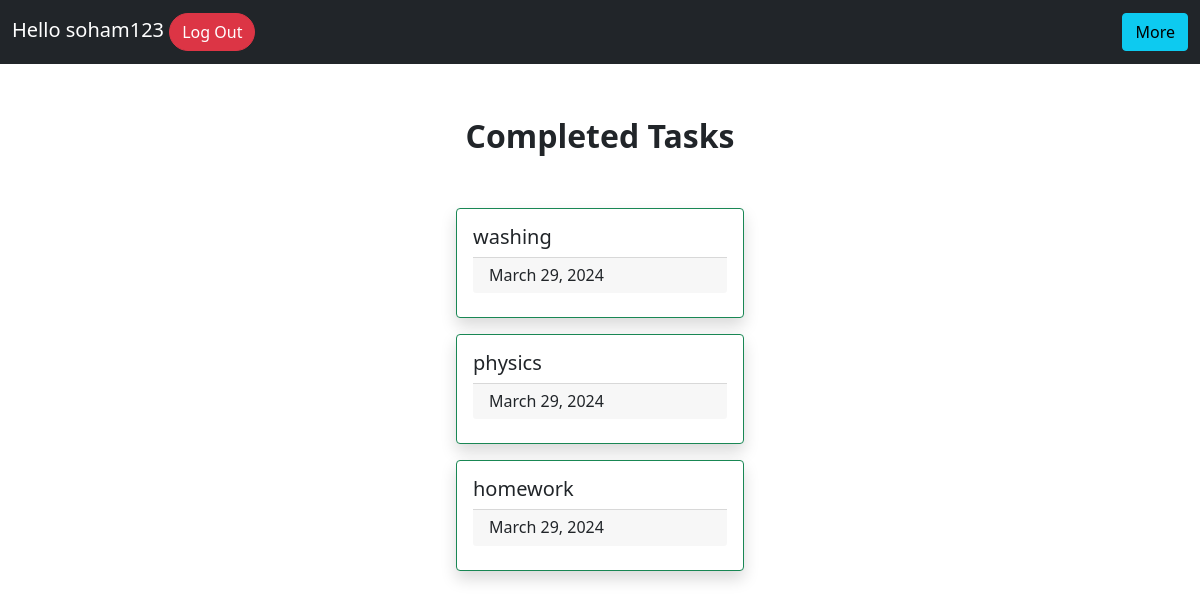
/completed_tasks/2/ (signed in), run on the app's committed database.
### todo_app/models.py (models this page shows, shortened)
class Tasklist(models.Model):
    username=models.ForeignKey(User, on_delete=models.CASCADE)
    title= models.CharField(max_length=200,null=False)
    status=models.CharField(max_length=10,default="Incomplete")
    created_on=models.DateField(auto_now_add=True)

### todo_app/views.py (the view)
# urls.py: path('completed_tasks/<int:pk>/',views.completed_tasks,name="completed_tasks"),
def completed_tasks(request,pk):
    tasks=Tasklist.objects.filter(username=User.objects.get(pk=pk),status="Completed").order_by('-id')
    context={
        'tasks':tasks,
    }
    return render(request,"completed_tasks.html",context)

### templates/completed_tasks.html (shortened to what this page needs)
<!DOCTYPE html>
<html>
    <head>
        <link href="https://cdn.jsdelivr.net/npm/bootstrap@5.0.2/dist/css/bootstrap.min.css" rel="stylesheet">
    </head>
    <body>
        {% include "navbar.html" %}
        <div class="d-flex justify-content-center align-items-center flex-column">
        <div class="fs-2 fw-bold mb-5">Completed Tasks</div>
        {% for task in tasks %}
                <div class="card mb-3 border border-success shadow" style="width: 18rem;">
                    <div class="card-body">
                        <h5 class="card-title">{{task.title}}</h5>
                        <h6 class="card-footer">{{task.created_on}}</h6>
                    </div>
                </div>
                {% endfor %}
            </div>
    </body>
</html>

### templates/navbar.html (shortened to what this page needs)
<nav class="navbar navbar-dark bg-dark mb-5 d-flex">
    <div class="container-fluid d-flex">
      <div class="navbar-brand">Hello {{ user.username }}   <a href="/signout" class="btn btn-danger rounded-pill">Log Out</a></div>
        <div class="dropdown">
            <button class="btn btn-info">More</button>
          </div>
    </div>
</nav>

### templates/navbar.html (style rules this page uses)
.dropdown { position: relative; display: inline-block; }

### data on the page
Tasklist: title "washing", created_on "March 29, 2024"
Tasklist: title "physics", created_on "March 29, 2024"
Tasklist: title "homework", created_on "March 29, 2024"

### other printed values
{{ user.username }} "soham123"
